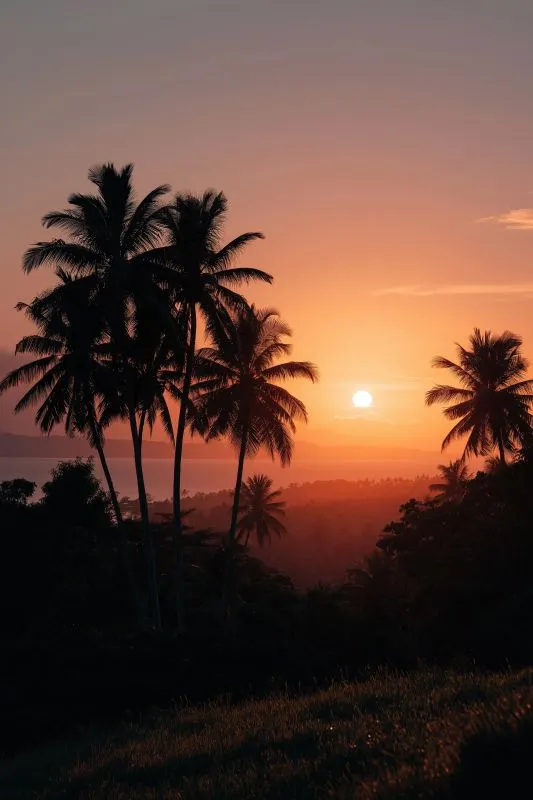
#> input picture image.jpg, 533 x 800 px, found by its file name
$ python ImageProfile.py
#> lines starting #> are read from the running program, lines starting #| are printed output that depends on the picture
import cv2
import matplotlib.pyplot as plt
# Read image
img = cv2.imread("C:\\Users\\54179\\OneDrive\\Desktop\\ankita\\GitHub\\digital-image-processing\\image.jpg")
#> img is the input picture: shape (800, 533, 3); mean B, G, R 55.7, 66.5, 95
if img is None:
    print("Error: Image not found.")
else:
    gray = cv2.cvtColor(img, cv2.COLOR_BGR2GRAY)
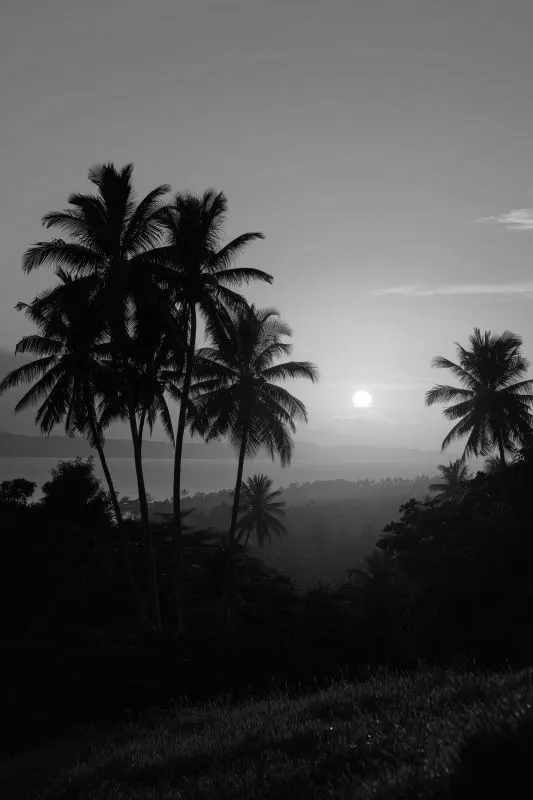
#> gray: shape (800, 533); min 0, max 255, mean 73.8
    row = gray[gray.shape[0] // 2, :]
#> row = 533 values, max 255 at index 368, min 0 at index 57, mean 85
    plt.figure(figsize=(10, 7))
    plt.subplot(2, 1, 1)
    plt.imshow(gray, cmap="gray")
    plt.title("Grayscale Image")
    plt.axis("off")
    plt.subplot(2, 1, 2)
    plt.plot(row)
    plt.title("Image Intensity Profile")
    plt.xlabel("Pixel Position")
    plt.ylabel("Inte    nsity")
    plt.grid()
    plt.show()
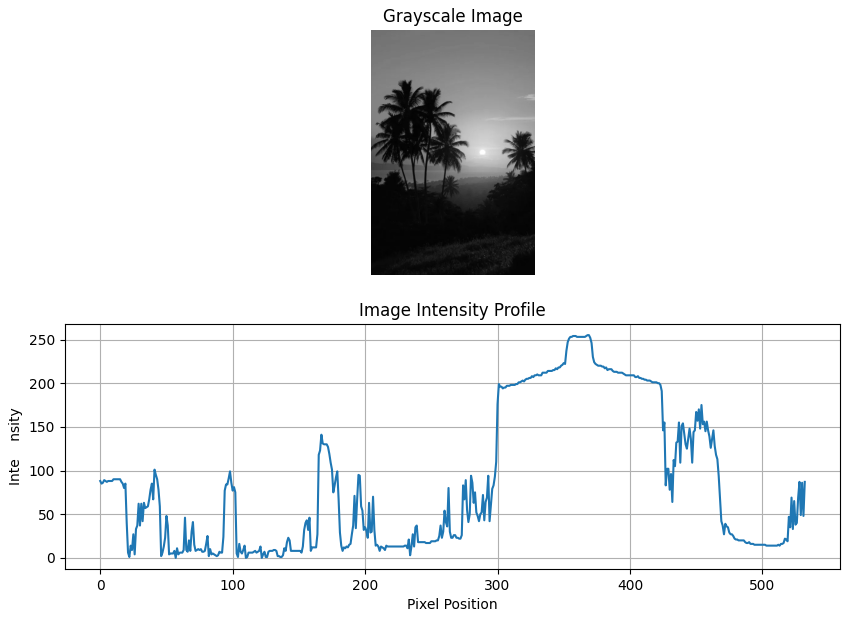
#> figure drawn by matplotlib, 2 panels; panel 2: curve peaks at x = 368, y = 255
